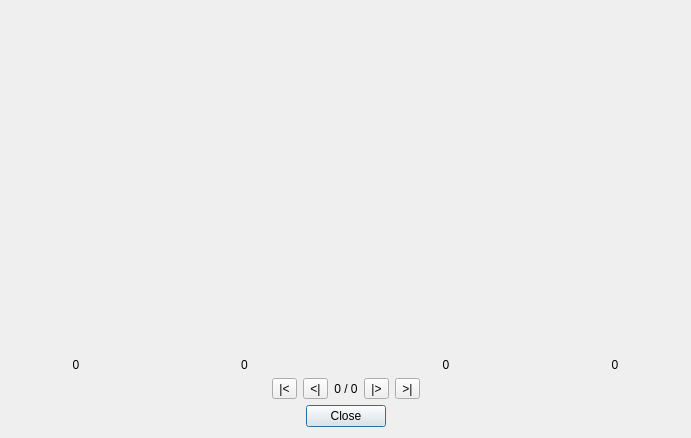
<?xml version="1.0" encoding="UTF-8"?>
<ui version="4.0">
 <class>SceneListPreviewDialog</class>
 <widget class="QDialog" name="SceneListPreviewDialog">
  <property name="geometry">
   <rect>
    <x>0</x>
    <y>0</y>
    <width>691</width>
    <height>438</height>
   </rect>
  </property>
  <property name="windowTitle">
   <string>Dialog</string>
  </property>
  <layout class="QVBoxLayout" name="verticalLayout_2" stretch="0,0,0">
   <item>
    <layout class="QHBoxLayout" name="framePreviewsHorizontalLayout" stretch="2,3,3,2">
     <item>
      <layout class="QVBoxLayout" name="firstSceneStartPreviewVerticalLayout" stretch="1,2,0">
       <item>
        <spacer name="verticalSpacer">
         <property name="orientation">
          <enum>Qt::Vertical</enum>
         </property>
         <property name="sizeHint" stdset="0">
          <size>
           <width>20</width>
           <height>40</height>
          </size>
         </property>
        </spacer>
       </item>
       <item>
        <widget class="OpenCVImageWidget" name="firstSceneStartPreviewOpenCVImageWidget" native="true"/>
       </item>
       <item>
        <widget class="QLabel" name="firstSceneStartPreviewCurrentFrameNumberLabel">
         <property name="text">
          <string>0</string>
         </property>
         <property name="alignment">
          <set>Qt::AlignCenter</set>
         </property>
        </widget>
       </item>
      </layout>
     </item>
     <item>
      <layout class="QVBoxLayout" name="firstSceneEndPreviewVerticalLayout" stretch="1,0">
       <item>
        <widget class="OpenCVImageWidget" name="firstSceneEndPreviewOpenCVImageWidget" native="true"/>
       </item>
       <item>
        <widget class="QLabel" name="firstSceneEndPreviewCurrentFrameNumberLabel">
         <property name="text">
          <string>0</string>
         </property>
         <property name="alignment">
          <set>Qt::AlignCenter</set>
         </property>
        </widget>
       </item>
      </layout>
     </item>
     <item>
      <layout class="QVBoxLayout" name="secondSceneStartPreviewVerticalLayout" stretch="1,0">
       <item>
        <widget class="OpenCVImageWidget" name="secondSceneStartPreviewOpenCVImageWidget" native="true"/>
       </item>
       <item>
        <widget class="QLabel" name="secondSceneStartPreviewCurrentFrameNumberLabel">
         <property name="text">
          <string>0</string>
         </property>
         <property name="alignment">
          <set>Qt::AlignCenter</set>
         </property>
        </widget>
       </item>
      </layout>
     </item>
     <item>
      <layout class="QVBoxLayout" name="secondSceneEndPreviewVerticalLayout" stretch="1,2,0">
       <item>
        <spacer name="verticalSpacer_2">
         <property name="orientation">
          <enum>Qt::Vertical</enum>
         </property>
         <property name="sizeHint" stdset="0">
          <size>
           <width>20</width>
           <height>40</height>
          </size>
         </property>
        </spacer>
       </item>
       <item>
        <widget class="OpenCVImageWidget" name="secondSceneEndPreviewOpenCVImageWidget" native="true"/>
       </item>
       <item>
        <widget class="QLabel" name="secondSceneEndPreviewCurrentFrameNumberLabel">
         <property name="text">
          <string>0</string>
         </property>
         <property name="alignment">
          <set>Qt::AlignCenter</set>
         </property>
        </widget>
       </item>
      </layout>
     </item>
    </layout>
   </item>
   <item>
    <layout class="QHBoxLayout" name="currentSceneControlsHorizontalLayout">
     <item>
      <spacer name="horizontalSpacer">
       <property name="orientation">
        <enum>Qt::Horizontal</enum>
       </property>
       <property name="sizeHint" stdset="0">
        <size>
         <width>40</width>
         <height>20</height>
        </size>
       </property>
      </spacer>
     </item>
     <item>
      <widget class="QToolButton" name="currentSceneControlsGoStartButton">
       <property name="text">
        <string>|&lt;</string>
       </property>
      </widget>
     </item>
     <item>
      <widget class="QToolButton" name="currentSceneControlsStepBackButton">
       <property name="text">
        <string>&lt;|</string>
       </property>
      </widget>
     </item>
     <item>
      <widget class="QLabel" name="currentSceneControlsLabel">
       <property name="text">
        <string>0 / 0</string>
       </property>
       <property name="alignment">
        <set>Qt::AlignCenter</set>
       </property>
      </widget>
     </item>
     <item>
      <widget class="QToolButton" name="currentSceneControlsStepForwardButton">
       <property name="text">
        <string>|&gt;</string>
       </property>
      </widget>
     </item>
     <item>
      <widget class="QToolButton" name="currentSceneControlsGoEndButton">
       <property name="text">
        <string>&gt;|</string>
       </property>
      </widget>
     </item>
     <item>
      <spacer name="horizontalSpacer_2">
       <property name="orientation">
        <enum>Qt::Horizontal</enum>
       </property>
       <property name="sizeHint" stdset="0">
        <size>
         <width>40</width>
         <height>20</height>
        </size>
       </property>
      </spacer>
     </item>
    </layout>
   </item>
   <item>
    <layout class="QHBoxLayout" name="dialogButtonsHorizontalLayout">
     <item>
      <spacer name="horizontalSpacer_7">
       <property name="orientation">
        <enum>Qt::Horizontal</enum>
       </property>
       <property name="sizeHint" stdset="0">
        <size>
         <width>40</width>
         <height>20</height>
        </size>
       </property>
      </spacer>
     </item>
     <item>
      <widget class="QPushButton" name="dialogCloseButton">
       <property name="text">
        <string>Close</string>
       </property>
      </widget>
     </item>
     <item>
      <spacer name="horizontalSpacer_8">
       <property name="orientation">
        <enum>Qt::Horizontal</enum>
       </property>
       <property name="sizeHint" stdset="0">
        <size>
         <width>40</width>
         <height>20</height>
        </size>
       </property>
      </spacer>
     </item>
    </layout>
   </item>
  </layout>
 </widget>
 <customwidgets>
  <customwidget>
   <class>OpenCVImageWidget</class>
   <extends>QWidget</extends>
   <header>opencv_image_widget.h</header>
   <container>1</container>
  </customwidget>
 </customwidgets>
 <resources/>
 <connections>
  <connection>
   <sender>dialogCloseButton</sender>
   <signal>clicked()</signal>
   <receiver>SceneListPreviewDialog</receiver>
   <slot>close()</slot>
   <hints>
    <hint type="sourcelabel">
     <x>388</x>
     <y>416</y>
    </hint>
    <hint type="destinationlabel">
     <x>345</x>
     <y>218</y>
    </hint>
   </hints>
  </connection>
 </connections>
</ui>
